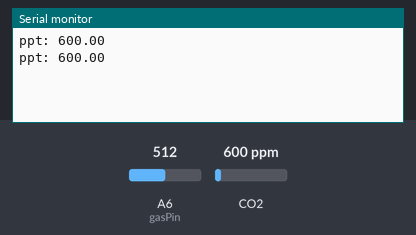
Bench run of a sketch on a simulated Arduino Nano, built with avr-gcc and run on an emulated ATmega328P. Parts: the last lines printed to the serial monitor. The inputs (shaded band) are chosen by the test bench; at power-on: CO2 600 ppm, A6 (gasPin) = 512.

Above: at 2.8 s.
2.9 s: CO2 set to 452 ppm
At 4.3 s:
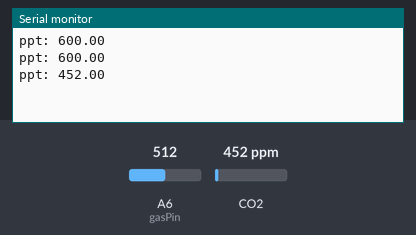
5.6 s: CO2 set to 1050 ppm
At 7.1 s:
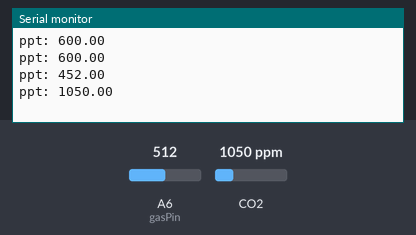
Timing chart, 0 to 8.6 s (numbered marks = the images above; inputs shaded):
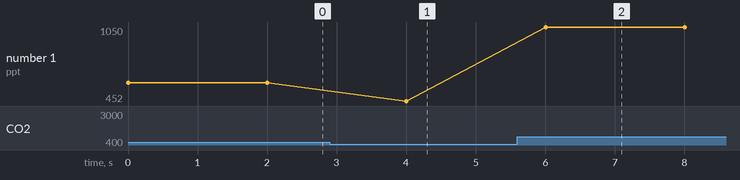

Measured:
- after the input at 2.9 s, the serial monitor: prints a new line after 1.1 s (image 1)
- after the input at 5.6 s, the serial monitor: prints a new line after 0.40 s (image 2)
- plotted number 1: 600 → 452 after the input at 2.9 s, 452 → 1050 after the input at 5.6 s

The sketch:

mq135.ino
```cpp
// The load resistance on the board
#define RLOAD 22.0
// Calibration resistance at atmospheric CO2 level
#define RZERO 879.13
#include "MQ135.h"
MQ135 gasSensor = MQ135(A6);
int val;
int gasPin = A6;
int sensorValue = 450;
void setup() {
  Serial.begin(9600);
  pinMode(gasPin, INPUT);
}

void loop() {
  val = analogRead(A6);
  // Serial.print ("raw = ");
  // Serial.println (val);
  float zero = gasSensor.getRZero();
  // Serial.print ("rzero: ");
  // Serial.println (zero);
  float ppt = gasSensor.getPPM();
  Serial.print("ppt: ");
  Serial.println(ppt);
  delay(2000);
}
```
